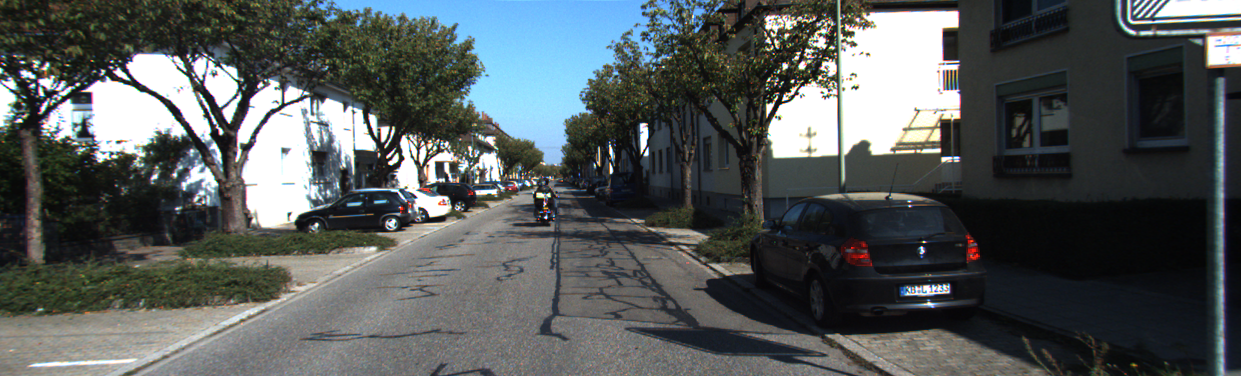
//> input picture Disparity/0_left.png, 1241 x 376 px
$ ./disparity 0_left.png 1_left.png   (built with g++ and OpenCV 4, older OpenCV classes emulated)
//> lines starting //> are read from the running program, lines starting //| are printed output that depends on the picture
#include "opencv2/highgui/highgui.hpp"
#include "opencv2/imgproc/imgproc.hpp"
#include "opencv2/features2d/features2d.hpp"
#include "opencv2/calib3d/calib3d.hpp"
#include <iostream>
#include <stdio.h>
#include <stdlib.h>

using namespace cv;
using namespace std;

/// Left and right images must be undistorted and rectified

int main(int argc, char** argv)
{
	/// Expects ./disparity left_image_path right_image_path
	if (argc!=3)
	{
		printf("Enter adress of left and right images!");
		return -1;
	}

	Mat img_l,img_r,gr_l,gr_r,disp,disp8;

	/// Read images
	img_l=imread(argv[1]);
//> img_l is the input picture: 376 rows x 1241 cols, CV_8UC3; mean B, G, R 89.8, 89.7, 84.4
	img_r=imread(argv[2]);
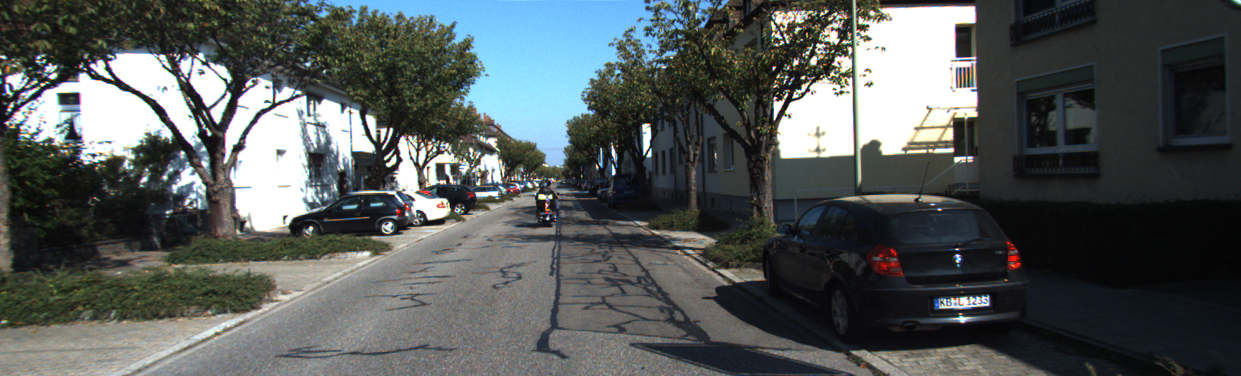
//> input picture Disparity/1_left.png, 1241 x 376 px
//> img_r is the input picture: 376 rows x 1241 cols, CV_8UC3; mean B, G, R 89.2, 89.3, 84

	/// Convert to grayscale
    cvtColor( img_l, gr_l, CV_BGR2GRAY );
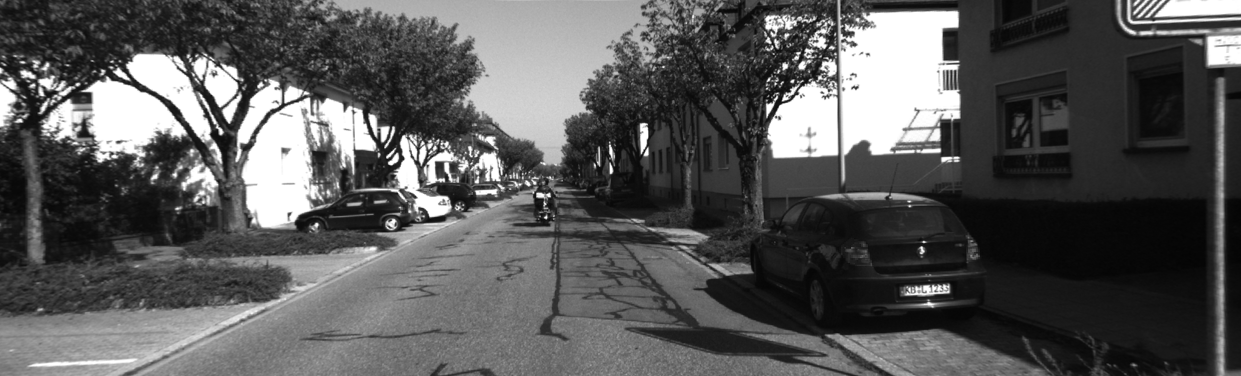
//> gr_l: 376 rows x 1241 cols, CV_8UC1; min 4, max 255, mean 88.1
    cvtColor( img_r, gr_r, CV_BGR2GRAY );
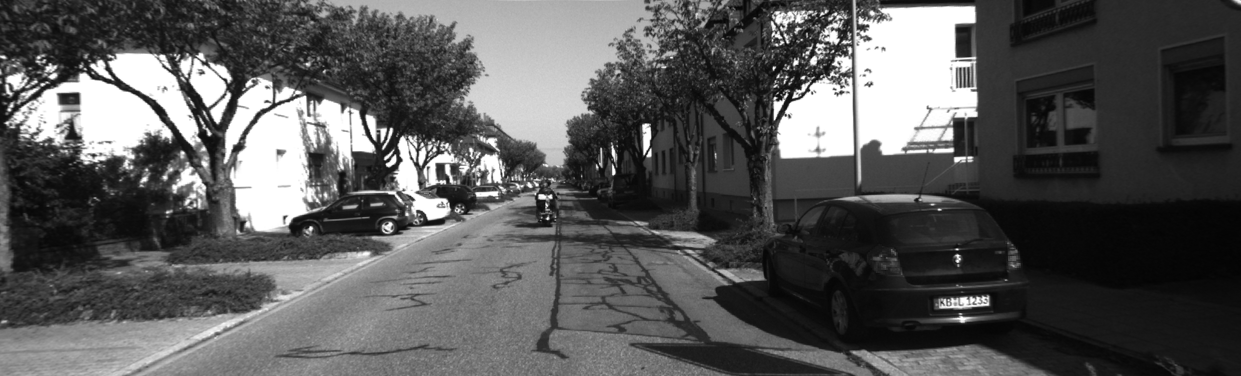
//> gr_r: 376 rows x 1241 cols, CV_8UC1; min 3, max 255, mean 87.7

    /// Create Semi-Global Block Matcher object
    StereoSGBM sgbm;

    sgbm.SADWindowSize = 9;
	sgbm.numberOfDisparities = 192;
	sgbm.preFilterCap = 4;
	sgbm.minDisparity = -64;
	sgbm.uniquenessRatio = 1;
	sgbm.speckleWindowSize = 150;
	sgbm.speckleRange = 2;
	sgbm.disp12MaxDiff = 10;
	sgbm.fullDP = false;
	sgbm.P1 = 600;
	sgbm.P2 = 2400;

    /// Create disparity map
    sgbm(gr_l,gr_r,disp);
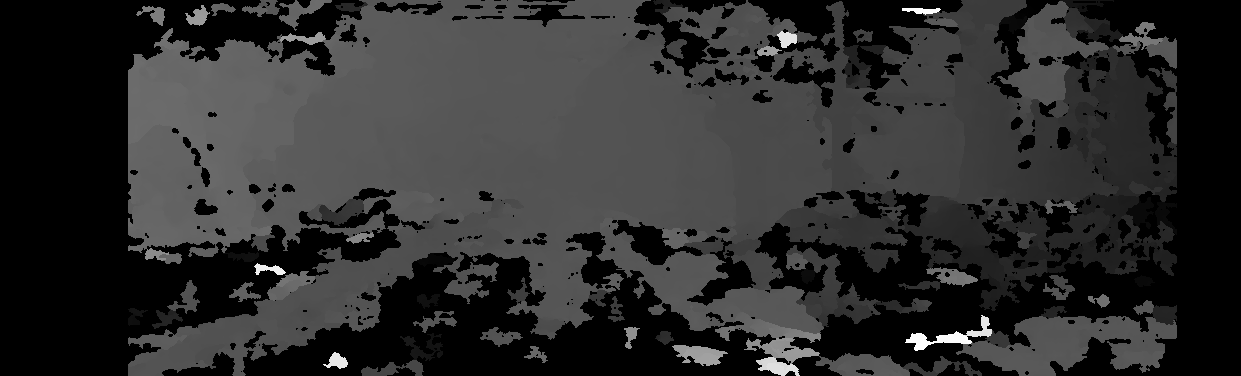
//> disp: 376 rows x 1241 cols, CV_16SC1; min -1040, max 2032, mean -475.3; drawn with min black and max white


    normalize(disp, disp8, 0, 255, CV_MINMAX, CV_8U);

    /// Display the images
    imshow("Left",img_l);
    imshow("Right",img_r);
    imshow("Disparity8",disp8);

    /// Wait for user
    waitKey(0);

    return(0);
}
